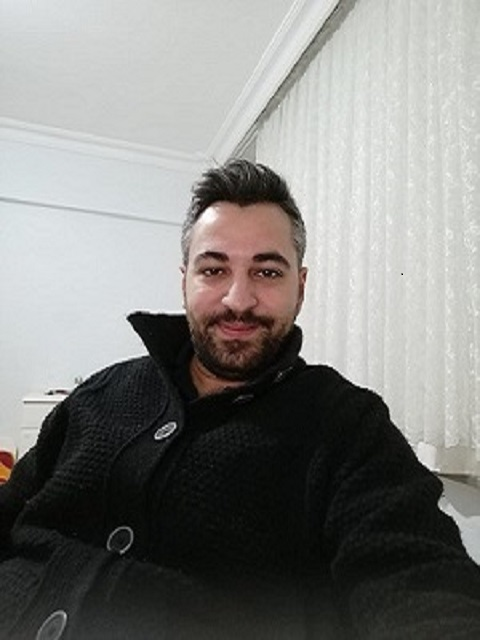
#> input picture firstWorkings/sketch/image.jpeg, 480 x 640 px
$ python ImageConvertCartoon.py
#> lines starting #> are read from the running program, lines starting #| are printed output that depends on the picture; after the words box and inside, x2 and y2 are one past the last pixel; in counts of white or black regions, pixels touching at a corner belong together
import cv2
import numpy as np
from tkinter.filedialog import *

photo = askopenfilename()
#> the answer given: image.jpeg
img = cv2.imread(photo)
#> img is the input picture: shape (640, 480, 3); mean B, G, R 127.7, 130.4, 130.7

grey = cv2.cvtColor(img, cv2.COLOR_BGR2GRAY)
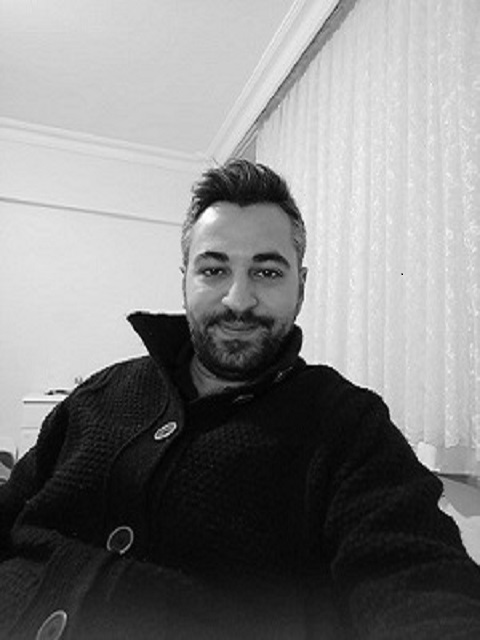
#> grey: shape (640, 480); min 0, max 254, mean 130.1
grey = cv2.medianBlur(grey, 5)
edges = cv2.adaptiveThreshold(grey, 255, cv2.ADAPTIVE_THRESH_MEAN_C, cv2.THRESH_BINARY, 9, 9)
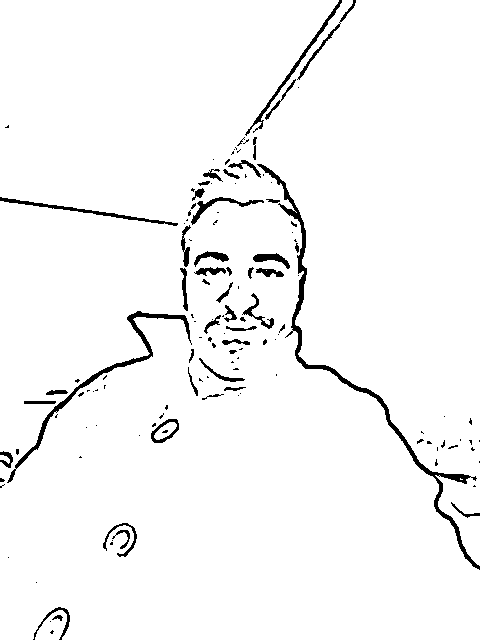
#> edges: shape (640, 480); 96.7% white; 135 black regions (89 under 20 px), largest, box (x1, y1, x2, y2) and area: (257, 164, 480, 570) 2540, (7, 311, 192, 483) 1336, (245, 0, 342, 136) 576

#cartonize
color = cv2.bilateralFilter(img, 9, 200, 200)
cartoon = cv2.bitwise_and(color, color, mask=edges)
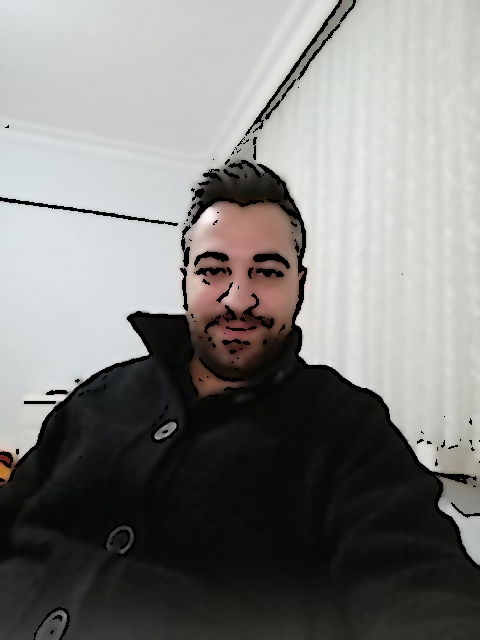
#> cartoon: shape (640, 480, 3); mean B, G, R 125.3, 127.8, 127.8

# [5 lines of commented-out code are left out]

cv2.imshow("Image", img)
cv2.imshow("Cartoon", cartoon)

#save
cv2.imwrite("Cartoon.jpg", cartoon)
cv2.waitKey(0)
cv2.destroyAllWindows()
